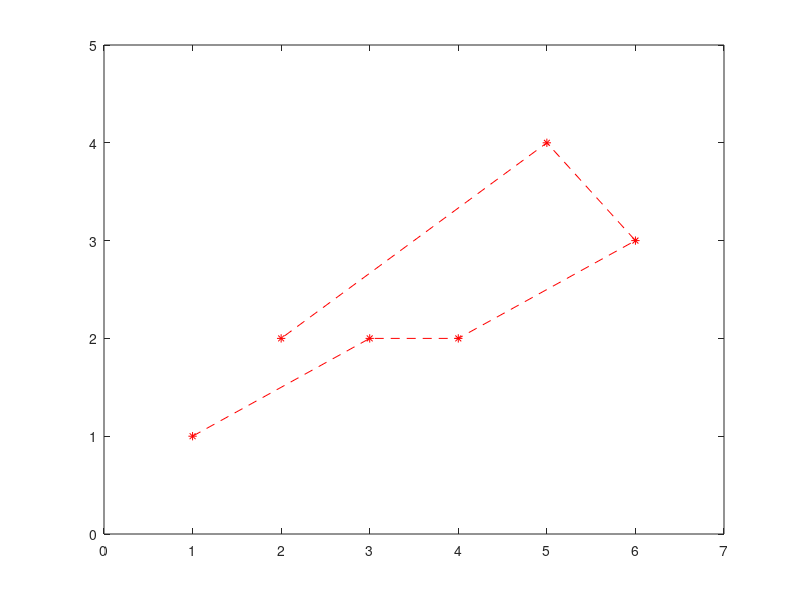

Source code (MATLAB):
clear

g = 9.81;
m = 0.01;
y = 6.0;
vy = 5.2;

Ekin = 0.5 * m * vy^2;
Epot = m * g * y;
Etot = Ekin + Epot;

disp('Calculation of particle energy');
disp('--------------------------------');
disp(['mass(kg)=', num2str(m)]);
disp(['height(m)=', num2str(y)]);
disp(['velocity(m/s)=', num2str(vy)]);
disp(' ');
disp(['Kinetic Energy(J)=', num2str(Ekin)]);
disp(['Potential Energy(J)=', num2str(Epot)]);
disp(['Total Energy(J)=', num2str(Etot)]);
disp(' ');

v1 = [1, 3, 4, 6, 5, 2];
v2 = [1, 2, 2, 3, 4, 2];
plot(v1, v2, 'r*--');
axis([0, 7, 0, 5]);

%x = 0: pi/100: 2 * pi;
%x = linspace(-2 * pi, 2 * pi);
%y1 = sin(x);
%y2 = sin(x - 0.25);
%y3 = sin(x - 0.5);
%Y = magic(4);

%figure
%plot(x, y1, x, y2);
%plot(Y)
%plot(x, y1, x, y2, '--', x, y3, ':');